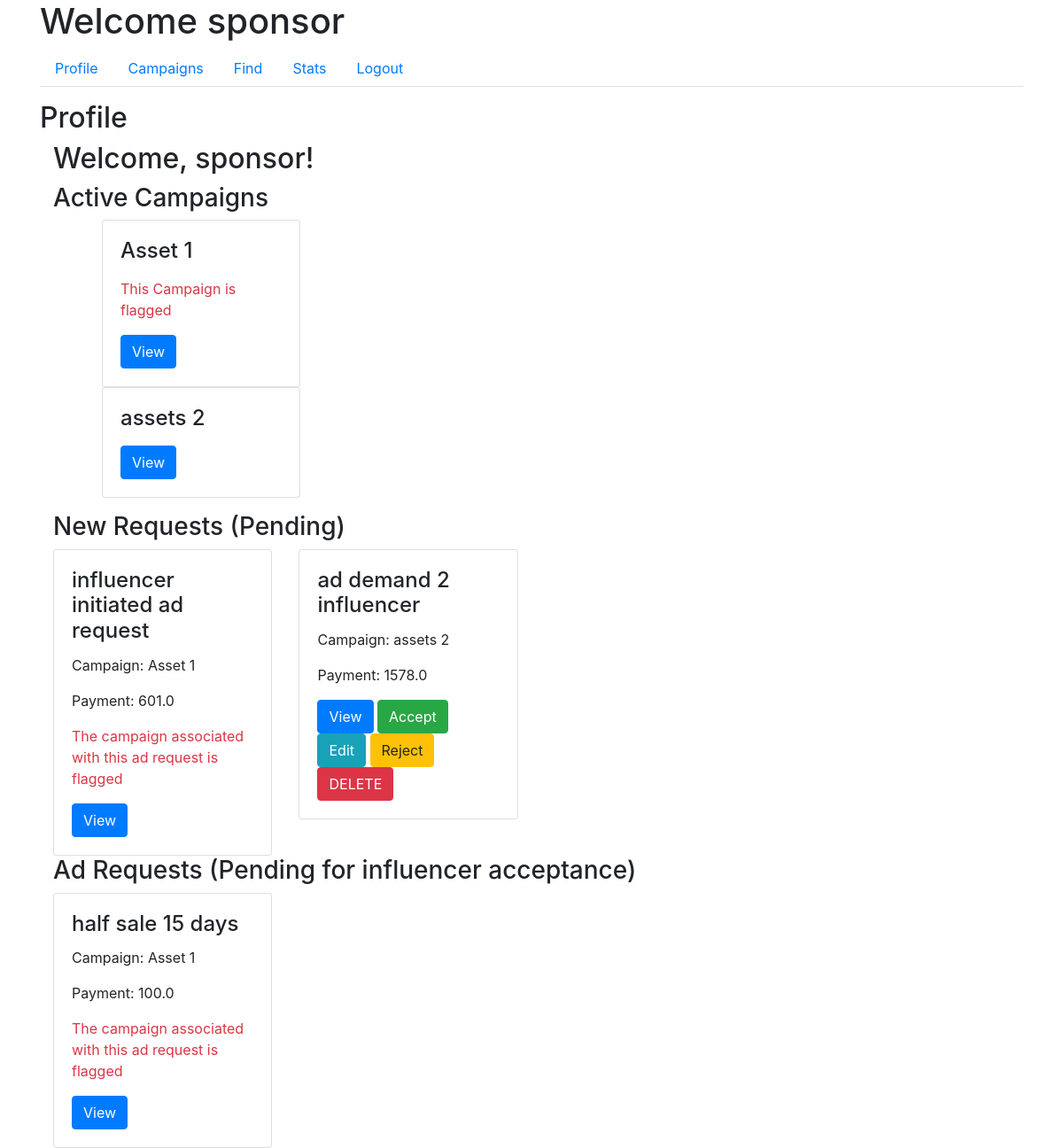
The app's page /sponsor/profile (signed in), older data.
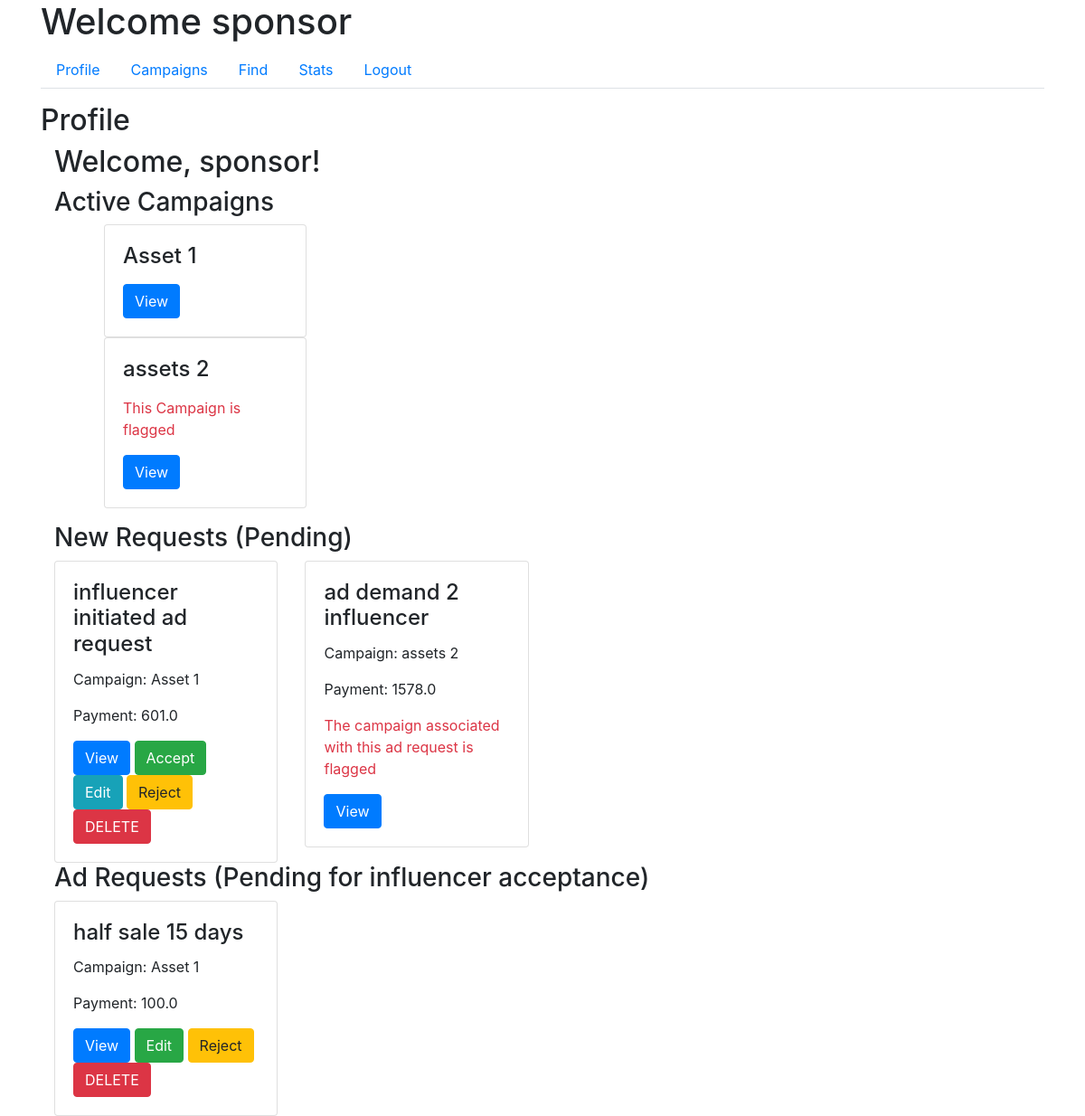
The same page, newer data.
### app/models.py (models this page shows)
class Campaign(db.Model):
    id = db.Column(db.Integer, primary_key=True)
    name = db.Column(db.String(100), nullable=False)
    description = db.Column(db.Text, nullable=False)
    budget = db.Column(db.Float, nullable=False)
    visibility = db.Column(db.String(10), nullable=False)  # 'public', 'private'
    start_date = db.Column(db.Date, nullable=False)
    end_date = db.Column(db.Date, nullable=False)
    user_id = db.Column(db.Integer, db.ForeignKey('user.id'), nullable=False)
    ad_requests = db.relationship('AdRequest', backref='campaign', lazy=True)
    flag = db.Column(db.Boolean, default=False, nullable=False)  # Add flag column

class AdRequest(db.Model):
    id = db.Column(db.Integer, primary_key=True)
    campaign_id = db.Column(db.Integer, db.ForeignKey('campaign.id'), nullable=False)
    influencer_id = db.Column(db.Integer, db.ForeignKey('user.id'), nullable=False)
    requirements = db.Column(db.Text, nullable=False)
    payment_amount = db.Column(db.Float, nullable=False)
    status_influencer = db.Column(db.String(10), nullable=False)
    status_sponsor = db.Column(db.String(10), nullable=False)

### app/routes.py (the view)
@main.route('/sponsor/profile')
@login_required
def sponsor_profile():
    if current_user.role != 'sponsor':
        return redirect(url_for('main.home'))
    sponsor = current_user
    active_campaigns = Campaign.query.join(AdRequest, Campaign.id == AdRequest.campaign_id)\
    .filter(Campaign.user_id == sponsor.id, AdRequest.status_sponsor == "Accepted").all()
    new_requests = AdRequest.query.join(Campaign, AdRequest.campaign_id == Campaign.id)\
                              .filter(Campaign.user_id == sponsor.id, AdRequest.status_sponsor == 'Pending').all()
    influencer_pending_request = AdRequest.query.join(Campaign, AdRequest.campaign_id == Campaign.id)\
                              .filter(Campaign.user_id == sponsor.id, AdRequest.status_influencer == 'Pending').all()
    return render_template('sponsor_profile.html',
                           sponsor=sponsor,
                           active_campaigns=active_campaigns,
                           new_requests=new_requests,
                           influencer_pending_request=influencer_pending_request)

### app/models.py (called while the page is built)
@login_manager.user_loader
def load_user(user_id):
    return User.query.get(int(user_id))

### app/templates/sponsor_profile.html (shortened to what this page needs)
{% extends "sponsor_dashboard.html" %}
{% block tab_content %}
<h2>Profile</h2>
<div class="col-md-9">
    <div class="profile-main">
        <h2>Welcome, {{ current_user.username }}!</h2>
        <h3>Active Campaigns</h3>
        <ul>
            {% for campaign in active_campaigns %}
            <div class="col-md-4">
                <div class="request-box card">
                    <div class="card-body">
                        <h4 class="card-title">{{ campaign.name }}</h4>
                        {% if campaign.flag == 1 %}
                            <p class="text-danger">This Campaign is flagged</p>
                        {% endif %}
                        <button class="btn btn-primary" data-toggle="modal" data-target="#campaignModal" data-id="{{ campaign.id }}">View</button>
                    </div>
                </div>
            </div>
            {% endfor %}
        </ul>
        <h3>New Requests (Pending)</h3>
        <div class="row">
            {% for request in new_requests %}
            <div class="col-md-4">
                <div class="request-box card">
                    <div class="card-body">
                        <h4 class="card-title">{{ request.requirements }}</h4>
                        <p class="card-text">Campaign: {{ request.campaign.name }}</p>
                        <p class="card-text">Payment: {{ request.payment_amount }}</p>
                        {% if request.campaign.flag == 1 %}
                            <p class="text-danger">The campaign associated with this ad request is flagged</p>
                        {% endif %}
                        <button class="btn btn-primary" data-toggle="modal" data-target="#adRequestModal" data-id="{{ request.id }}">View</button>
                        {% if request.campaign.flag == 0 %}
                            <a href="{{ url_for('main.accept_request_sponsor', id=request.id) }}" class="btn btn-success">Accept</a>
                            <a href="{{ url_for('main.edit_ad_request_spon', id=request.id) }}" class="btn btn-info">Edit</a>
                            <a href="{{ url_for('main.reject_request_sponsor', id=request.id) }}" class="btn btn-warning">Reject</a>
                            <a href="{{ url_for('main.delete_ad_request', id=request.id) }}" class="btn btn-danger">DELETE</a>
                        {% endif %}
                    </div>
                </div>
            </div>
            {% endfor %}
        </div>
        <h3>Ad Requests (Pending for influencer acceptance)</h3>
        <div class="row">
            {% for request in influencer_pending_request %}
            <div class="col-md-4">
                <div class="request-box card">
                    <div class="card-body">
                        <h4 class="card-title">{{ request.requirements }}</h4>
                        <p class="card-text">Campaign: {{ request.campaign.name }}</p>
                        <p class="card-text">Payment: {{ request.payment_amount }}</p>
                        {% if request.campaign.flag == 1 %}
                            <p class="text-danger">The campaign associated with this ad request is flagged</p>
                        {% endif %}
                        <button class="btn btn-primary" data-toggle="modal" data-target="#adRequestModal" data-id="{{ request.id }}">View</button>
                        {% if request.campaign.flag == 0 %}
                            <a href="{{ url_for('main.edit_ad_request_spon', id=request.id) }}" class="btn btn-success">Edit</a>
                            <a href="{{ url_for('main.reject_request_sponsor', id=request.id) }}" class="btn btn-warning">Reject</a>
                            <a href="{{ url_for('main.delete_campaign', id=request.id) }}" class="btn btn-danger">DELETE</a>
                        {% endif %}
                    </div>
                </div>
            </div>
            {% endfor %}
        </div>
    </div>
</div>
{% endblock %}

Row changes from the older to the newer data that the page shows:
changed Campaign "Asset 1": no longer shows "This Campaign is flagged"
changed Campaign "assets 2": now shows "This Campaign is flagged"
computed for AdRequest "influencer initiated ad request": text "The campaign associated with this ad request is flagged" → "Accept Edit Reject DELETE"
computed for AdRequest "ad demand 2 influencer": text "Accept Edit Reject DELETE" → "The campaign associated with this ad request is flagged"
computed for AdRequest "half sale 15 days": text "The campaign associated with this ad request is flagged" → "Edit Reject DELETE"
